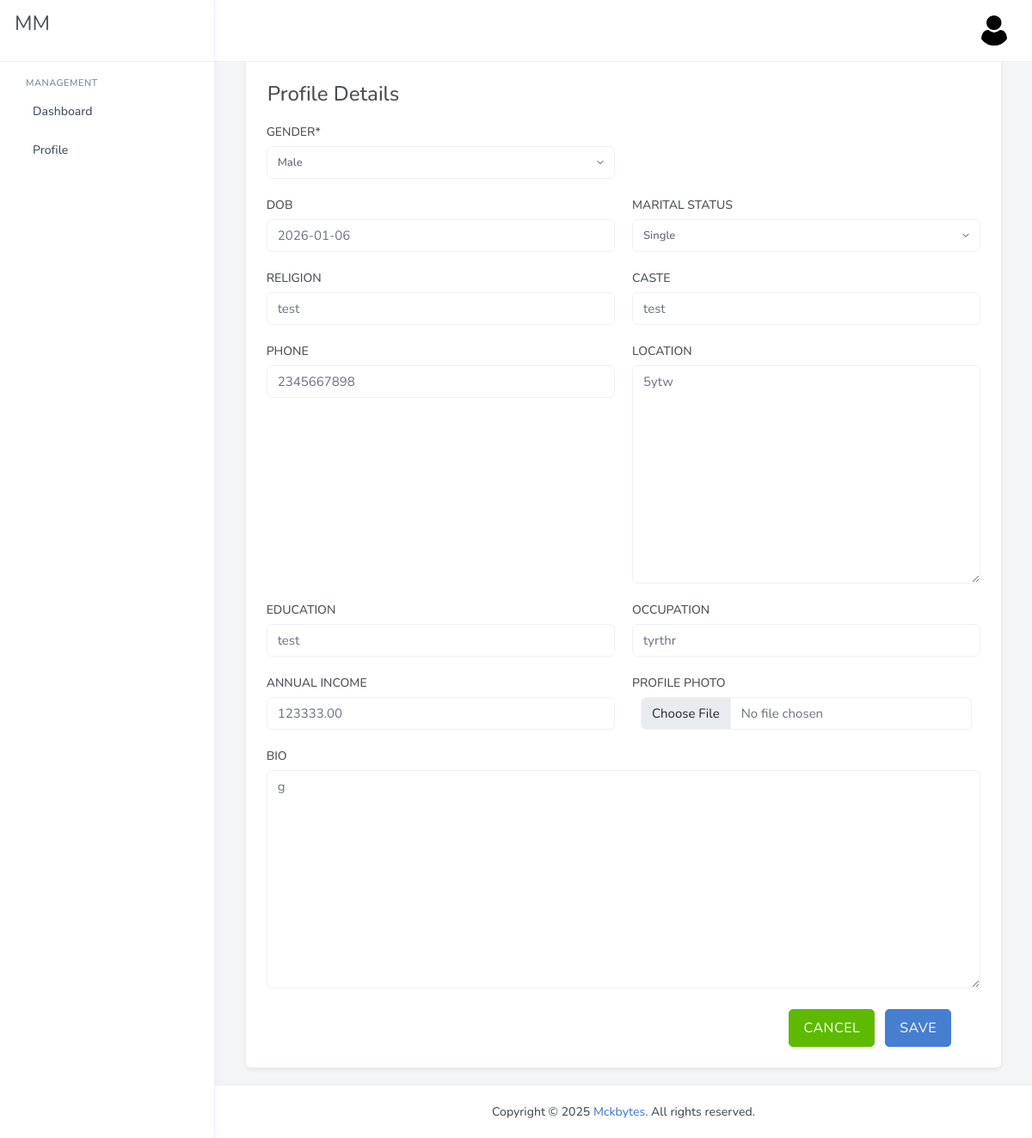
Before: /mck-master/profile/1/edit/ (signed in) with the older database file.
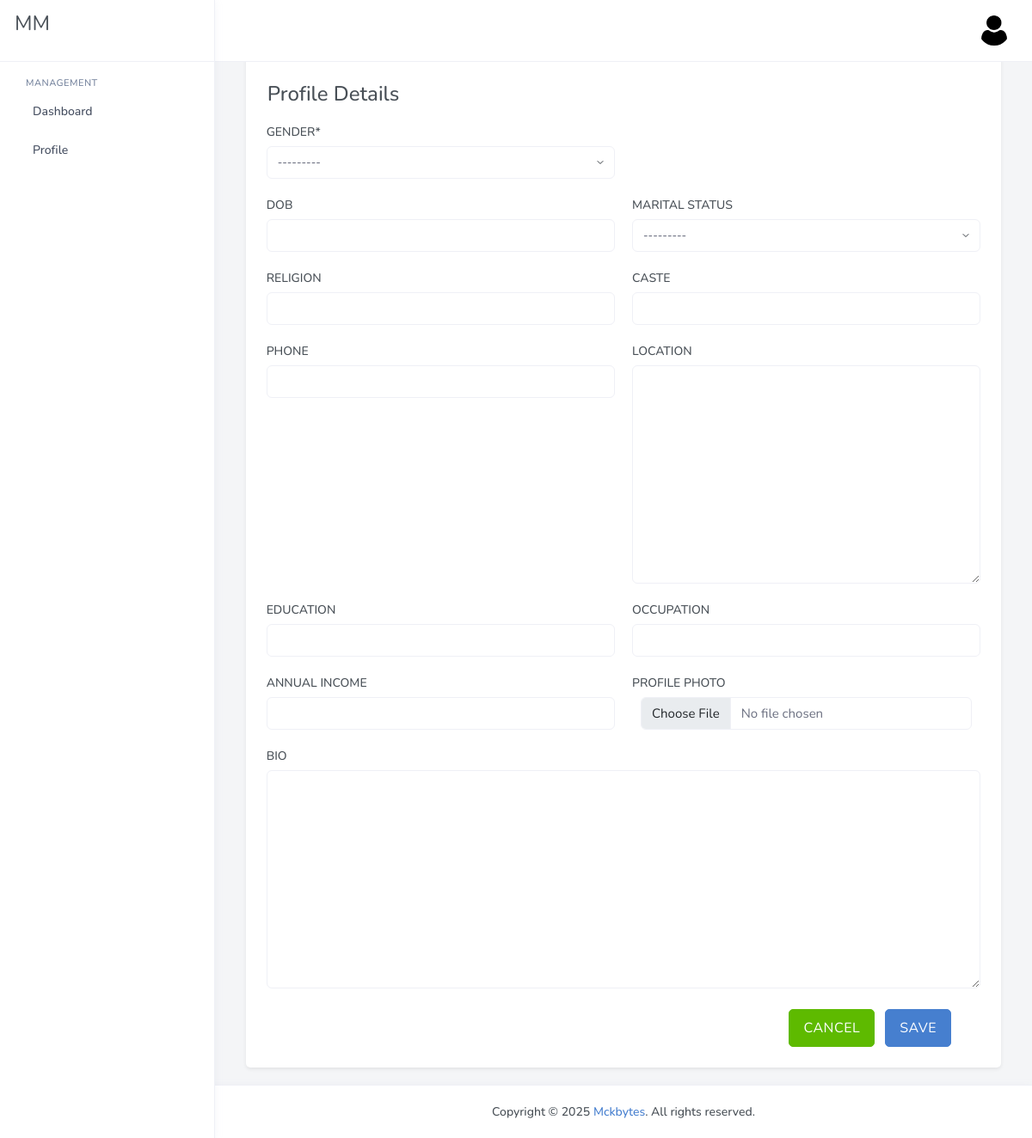
After: the same page with the newer database file.
### mck_master/models.py (models this page shows, shortened)
class Profile(models.Model):
    MARITAL_STATUS_CHOICES = [
        ('S', 'Single'),
        ('M', 'Married'),
        ('D', 'Divorced'),
        ('W', 'Widowed'),
    ]
    user = models.ForeignKey(
    settings.AUTH_USER_MODEL,
    on_delete=models.CASCADE,
    related_name='profiles'
)
    gender = models.CharField(max_length=10, choices=[('M', 'Male'), ('F', 'Female'), ('O', 'Other')])
    dob = models.DateField(null=True, blank=True)
    religion = models.CharField(max_length=50, blank=True)
    caste = models.CharField(max_length=50, blank=True)
    phone = models.CharField(max_length=20, blank=True)
    bio = models.TextField(blank=True)
    profile_photo = models.ImageField(upload_to='profile_photos/', blank=True, null=True)
    location = models.TextField(blank=True)
    education = models.CharField(max_length=100, blank=True)
    occupation = models.CharField(max_length=100, blank=True)
    annual_income = models.DecimalField(max_digits=10, decimal_places=2, null=True, blank=True)
    marital_status = models.CharField(max_length=1, choices=MARITAL_STATUS_CHOICES, blank=True)
    created_by = models.CharField(max_length=8)
    updated_by = models.CharField(max_length=8)
    created_on = models.DateTimeField(auto_now_add=True)
    updated_on = models.DateTimeField(auto_now=True)
    datamode = models.CharField(
    max_length=1,
    choices=gv.DATAMODE_CHOICES,  # e.g., [('A','Active'),('I','Inactive'),('D','Deleted')]
    default='A',
    blank=False,
    null=False
)
    class Meta:
        db_table = 'profile'

### mck_master/views.py (the view, shortened to what this page needs)
# urls.py: path('profile/<id>/edit/', views.ProfileUpdateView.as_view(), name='mck_profile_update'),
@method_decorator(login_required(login_url=settings.LOGIN_REDIRECT_URL), name='dispatch')
class ProfileUpdateView(TemplateView):
    @app_logger.functionlogs(log=LOG_NAME)
    def get(self, request, id=None, *args, **kwargs):
        context = dict()
        try:
            mode = "edit"
            template_name = "common_cu.html"
            context['name'] = "Client Feedback"
            context['page_kwargs'] = seo.get_page_tags("ProfileList")
            has_permission, accountuser = rv.validate_requested_user_function(request)
            if not has_permission: return render(request, "access_denied.html", context)
            context['mode'] = mode
            result, msg, data = api.profile_retrieve_data(request, id)
            form = forms.ProfileCreateUpdateForm(instance=data.get("profile"), mode=mode)
            context['form'] = form
            context['data'] = data
        except Exception as e:
            exc_type, exc_obj, exc_traceback = sys.exc_info()
            logger.error('Error at %s:%s' % (exc_traceback.tb_lineno, e))
        return render(request, template_name, context)

### crispy_forms/base.py (called while the page is built)
    def __enter__(self):
        pass

    def __exit__(self, type, value, traceback):
        for key in list(self.keys):
            if key in self.context:
                del self.context[key]

### crispy_forms/helper.py (called while the page is built, shortened)
    def __len__(self):
        if self.layout is not None:
            return len(self.layout.fields)
        else:
            return 0

    def build_default_layout(self, form):
        return Layout(*form.fields.keys())

    @property
    def form_method(self):
        return self._form_method

    @property
    def form_action(self):
        try:
            return reverse(self._form_action)
        except NoReverseMatch:
            return self._form_action

    @property
    def form_style(self):
        if self._form_style == "default":
            return ""
        if self._form_style == "inline":
            return "inlineLabels"

    @property
    def help_text_inline(self):
        return self._help_text_inline

    @property
    def error_text_inline(self):
        return self._error_text_inline

    def render_layout(self, form, context, template_pack=TEMPLATE_PACK):
        form.rendered_fields = set()
        form.crispy_field_template = self.field_template
        html = self.layout.render(form, self.form_style, context, template_pack=template_pack)
        return mark_safe(html)

### crispy_forms/layout.py (called while the page is built)
    def get_template_name(self, template_pack):
        if "%s" in self.template:
            template = self.template % template_pack
        else:
            template = self.template
        return template

    def __getitem__(self, slice):
        return self.fields[slice]

    def __len__(self):
        return len(self.fields)

    def get_rendered_fields(self, form, form_style, context, template_pack=TEMPLATE_PACK, **kwargs):
        return "".join(
            render_field(field, form, form_style, context, template_pack=template_pack, **kwargs)
            for field in self.fields
        )

    def render(self, form, form_style, context, template_pack=TEMPLATE_PACK, **kwargs):
        return self.get_rendered_fields(form, form_style, context, template_pack, **kwargs)

    def render(self, form, form_style, context, template_pack=TEMPLATE_PACK, **kwargs):
        html = self.get_rendered_fields(form, form_style, context, template_pack, **kwargs)
        template = self.get_template_name(template_pack)
        context.update({"buttonholder": self, "fields_output": html})
        return render_to_string(template, context.flatten())

### mck_auth/templates/common/common_cu.html (shortened to what this page needs)
{% extends 'layouts/admin_layout.html' %}
{% load crispy_forms_tags %}
{% block head_css %}
<link rel="stylesheet" href="{{page_kwargs.media_url}}js/jquery.datetimepicker.min.css" />
{% endblock %}
{% block content %}
<div class="wrapper d-flex flex-column flex-row-fluid" id="kt_wrapper">
  <div class="content d-flex flex-column flex-column-fluid pt-0" id="kt_content">
    <div class="post d-flex flex-column-fluid" id="kt_post">
      <div id="kt_content_container" class="data-content container-fluid">
        <div class="card shadow-sm border-0 rounded-lg">
          <div class="card-header bg-light border-bottom d-flex align-items-center justify-content-between">
            <h3 class="fw-bold mb-0 text-dark">
            </h3>
          </div>
          <form method="post" novalidate class="p-5" enctype="multipart/form-data">
            <fieldset>
              <div class="row">
                {% crispy form %}
              </div>
            </fieldset>
          </form>
        </div>
      </div>
    </div>
  </div>
</div>
{% endblock %}

### mck_admin_console/templates/layouts/admin_layout.html (shortened to what this page needs)
<!DOCTYPE html>
<html lang="en" dir="ltr">
	<head>
        {% include 'includes/styles.html' %}
       	<link href="{{page_kwargs.media_url}}admin_assets/switcher/css/switcher.css" rel="stylesheet">
        <link href="{{page_kwargs.media_url}}admin_assets/switcher/demo.css" rel="stylesheet">
        {% block head_css %}
        {% endblock %}
	</head>
	<body class="app sidebar-mini ltr">
		<div class="page">
            <div class="page-main">
                {% include 'includes/app-header.html' %}
                {% include 'includes/app-sidebar.html' %}
                <div class="main-content app-content">
                    <div class="side-app">
                        <div class="main-container container-fluid">
                            {% block content %}
                            {% endblock %}
                        </div>
                    </div>
                </div>
            </div>
            {% include 'includes/footer.html' %}
		</div>
	</body>
</html>

### mck_admin_console/templates/includes/styles.html
<link id="style" href="{{page_kwargs.media_url}}admin_assets/plugins/bootstrap/css/bootstrap.min.css" rel="stylesheet">
<link href="{{page_kwargs.media_url}}admin_assets/css/style.css" rel="stylesheet">
<link href="{{page_kwargs.media_url}}admin_assets/css/plugins.css" rel="stylesheet">
<link href="{{page_kwargs.media_url}}admin_assets/css/icons.css" rel="stylesheet">
<link href="{{page_kwargs.media_url}}admin_assets/css/animated.css" rel="stylesheet">

### mck_admin_console/templates/includes/app-header.html (shortened to what this page needs)
<div class="app-header header sticky">
	<div class="container-fluid main-container">
		<div class="d-flex">
			<a aria-label="Hide Sidebar" class="app-sidebar__toggle" data-bs-toggle="sidebar"
				href="javascript:void(0)"></a>
			<div class="d-flex order-lg-2 ms-auto header-right-icons">
				<div class="navbar navbar-collapse responsive-navbar p-0">
					<div class="collapse navbar-collapse" id="navbarSupportedContent-4">
						<div class="d-flex">
							<a class="nav-link icon theme-layout nav-link-bg layout-setting">
								<span class="dark-layout mt-1"><i class="ri-moon-clear-line"></i></span>
							</a>
						</div>
						<div class="dropdown d-flex">
							<a class="nav-link icon full-screen-link" id="fullscreen-button">
								<i class="ri-fullscreen-exit-line fullscreen-button"></i>
							</a>
						</div>
						<div class="dropdown d-flex profile-1">
							<a href="javascript:void(0)" data-bs-toggle="dropdown"
								class="nav-link leading-none d-flex">
								<img src="{{page_kwargs.media_url}}admin_assets/images/users/user.png" style="background-color: white;" alt="profile-user"
									class="avatar  profile-user brround cover-image">
							</a>
						</div>
					</div>
				</div>
			</div>
		</div>
	</div>
</div>

### mck_admin_console/templates/includes/app-sidebar.html (shortened to what this page needs)
{% load static %}
<div class="sticky">
	<div class="app-sidebar">
		<div class="side-header">
			<h3>MM</h3>
		</div>
		<div class="main-sidemenu">
			<ul class="side-menu">
				<li class="sub-category"><h3> Management</h3></li>
				<li class="slide">
					<a class="side-menu__item has-link {% if page == 'hot_selling' %} active {% endif %}" href="{% url 'mck_admin_console:mck_dashboard' %}">
						<span class="side-menu__label"> Dashboard</span>
					</a>
				</li>
				<li class="slide">
					<a class="side-menu__item has-link {% if page == 'hot_selling' %} active {% endif %}" href="{% url 'mck_master:mck_profile_list' %}">
						<span class="side-menu__label"> Profile</span>
					</a>
				</li>
			</ul>
		</div>
	</div>
</div>

### crispy_bootstrap5/templates/bootstrap5/field.html (shortened to what this page needs)
{% load crispy_forms_field %}
{% if field.is_hidden %}
    {{ field }}
{% else %}
    <{% if tag %}{{ tag }}{% else %}div{% endif %} id="div_{{ field.auto_id }}" class="ps-0 mt-2 mb-3">
        {% if field.label and not field|is_checkbox and form_show_labels %}
            <label {% if field.id_for_label and not field|is_radioselect %}for="{{ field.id_for_label }}"{% endif %} class="{% if 'form-horizontal' in form_class %}col-form-label{% else %}form-label{% endif %}{% if label_class %} {{ label_class }}{% endif %}{% if field.field.required %} requiredField{% endif %}">
                {{ field.label }}{% if field.field.required %}<span class="asteriskField">*</span>{% endif %}
            </label>
        {% endif %}
        {% if not field|is_checkboxselectmultiple and not field|is_radioselect %}
            {% if field|is_checkbox and form_show_labels %}
                <label for="{{ field.id_for_label }}" class="form-check form-check-success form-check-label{% if field.field.required %} requiredField{% endif %}">
                    {% if field.errors %}
                        {% crispy_field field 'class' 'form-check-input is-invalid' %}
                    {% else %}
                        {% crispy_field field 'class' 'form-check-input' %}
                    {% endif %}
                    <span class="form-check-label">{{ field.label }}{% if field.field.required %}<span class="asteriskField">*</span>{% endif %}</span>
                </label>
                {% include 'bootstrap5/layout/help_text_and_errors.html' %}
            {% else %}
                    {% if field|is_file %}
                        {% include 'bootstrap5/layout/field_file.html' %}
                    {% elif field|is_select %}
                        {% if field.errors %}
                            {% crispy_field field 'class' 'form-select is-invalid' %}
                        {% else %}
                            {% crispy_field field 'class' 'form-select' %}
                        {% endif %}
                    {% elif field|is_checkbox %}
                        {% if field.errors %}
                            {% crispy_field field 'class' 'form-check-input is-invalid' %}
                        {% else %}
                            {% crispy_field field 'class' 'form-check-input' %}
                        {% endif %}
                    {% elif field.errors %}
                        {% crispy_field field 'class' 'form-control is-invalid' %}
                    {% else %}
                        {% crispy_field field 'class' 'form-control' %}
                    {% endif %}
            {% endif %}
        {% endif %}
    </{% if tag %}{{ tag }}{% else %}div{% endif %}>
{% endif %}

### crispy_bootstrap5/templates/bootstrap5/layout/column.html
<div {% if div.css_id %}id="{{ div.css_id }}"{% endif %}
     class="{% if 'col' in div.css_class %}{{ div.css_class|default:'' }}{% else %}col-md {{ div.css_class|default:'' }}{% endif %}" {{ div.flat_attrs }}>
        {{ fields|safe }}
</div>

### crispy_bootstrap5/templates/bootstrap5/layout/row.html
<div {% if div.css_id %}id="{{ div.css_id }}"{% endif %} class="row {{ div.css_class|default:'' }}" {{ div.flat_attrs }}>
  {{ fields|safe }}
</div>

### crispy_bootstrap5/templates/bootstrap5/layout/field_file.html (shortened to what this page needs)
{% load crispy_forms_field %}
<div class="col-12 mb-2">
{% for widget in field.subwidgets %}
<div{% if field.errors %} class="is-invalid"{%endif%}>
    <input type="{{ widget.data.type }}" name="{{ widget.data.name }}" class="form-control{% if widget.data.attrs.class %} {{ widget.data.attrs.class }}{% endif %}{% if field.errors %} is-invalid{%endif%}"{% if field.field.disabled %} disabled{% endif %}{% for name, value in widget.data.attrs.items %}{% if value is not False and name != 'class' %} {{ name }}{% if value is not True %}="{{ value|stringformat:'s' }}"{% endif %}{% endif %}{% endfor %}>
</div>
{% endfor %}
</div>

### crispy_bootstrap5/templates/bootstrap5/layout/fieldset.html (shortened to what this page needs)
<fieldset {% if fieldset.css_id %}id="{{ fieldset.css_id }}"{% endif %}
    {{ fieldset.flat_attrs }}>
    {% if legend %}<legend>{{ legend|safe }}</legend>{% endif %}
    {{ fields|safe }}
</fieldset>

### crispy_bootstrap5/templates/bootstrap5/layout/baseinput.html
<input type="{{ input.input_type }}"
    name="{% if input.name|wordcount > 1 %}{{ input.name|slugify }}{% else %}{{ input.name }}{% endif %}"
    value="{{ input.value }}"
    {% if input.input_type != "hidden" %}
        class="{{ input.field_classes }}"
        id="{% if input.id %}{{ input.id }}{% else %}{{ input.input_type }}-id-{{ input.name|slugify }}{% endif %}"
    {% endif %}
    {{ input.flat_attrs }}
    />

### crispy_bootstrap5/templates/bootstrap5/layout/div.html
<div {% if div.css_id %}id="{{ div.css_id }}"{% endif %}
    {% if div.css_class %}class="{{ div.css_class }}"{% endif %} {{ div.flat_attrs }}>
        {{ fields|safe }}
</div>

### crispy_bootstrap5/templates/bootstrap5/layout/buttonholder.html
<div {% if buttonholder.css_id %}id="{{ buttonholder.css_id }}"{% endif %}
    class="buttonHolder{% if buttonholder.css_class %} {{ buttonholder.css_class }}{% endif %}">
       {{ fields_output|safe }}
</div>

### crispy_bootstrap5/templates/bootstrap5/whole_uni_form.html (shortened to what this page needs)
{% load crispy_forms_utils %}
{% specialspaceless %}
    {% include "bootstrap5/display_form.html" %}
{% endspecialspaceless %}

### crispy_bootstrap5/templates/bootstrap5/display_form.html (shortened to what this page needs)
{% if form.form_html %}
    {{ form.form_html }}
{% else %}
    {% include "bootstrap5/uni_form.html" %}
{% endif %}

### mck_admin_console/templates/includes/footer.html
{% load static %}
            <footer class="footer">
                <div class="container">
                    <div class="row align-items-center flex-row-reverse">
                        <div class="col-lg-12 col-sm-12   text-center">
                            Copyright © 2025 <a href="/">Mckbytes</a>. All rights
                            reserved.
                        </div>
                    </div>
                </div>
		    </footer>

### media/static/admin_assets/switcher/css/switcher.css (style rules this page uses)
.border-0 { border: 0px !important; }

Changed rows visible on the page:
removed Profile: gender "Male", dob "2026-01-06", marital_status "Single", religion "test", caste "test", phone "2345667898", location "5ytw", education "test", occupation "tyrthr", annual_income "123333.00", bio "g"
Other visible differences:
form field gender: (not shown) → "---------"
form field marital_status: (not shown) → "---------"
